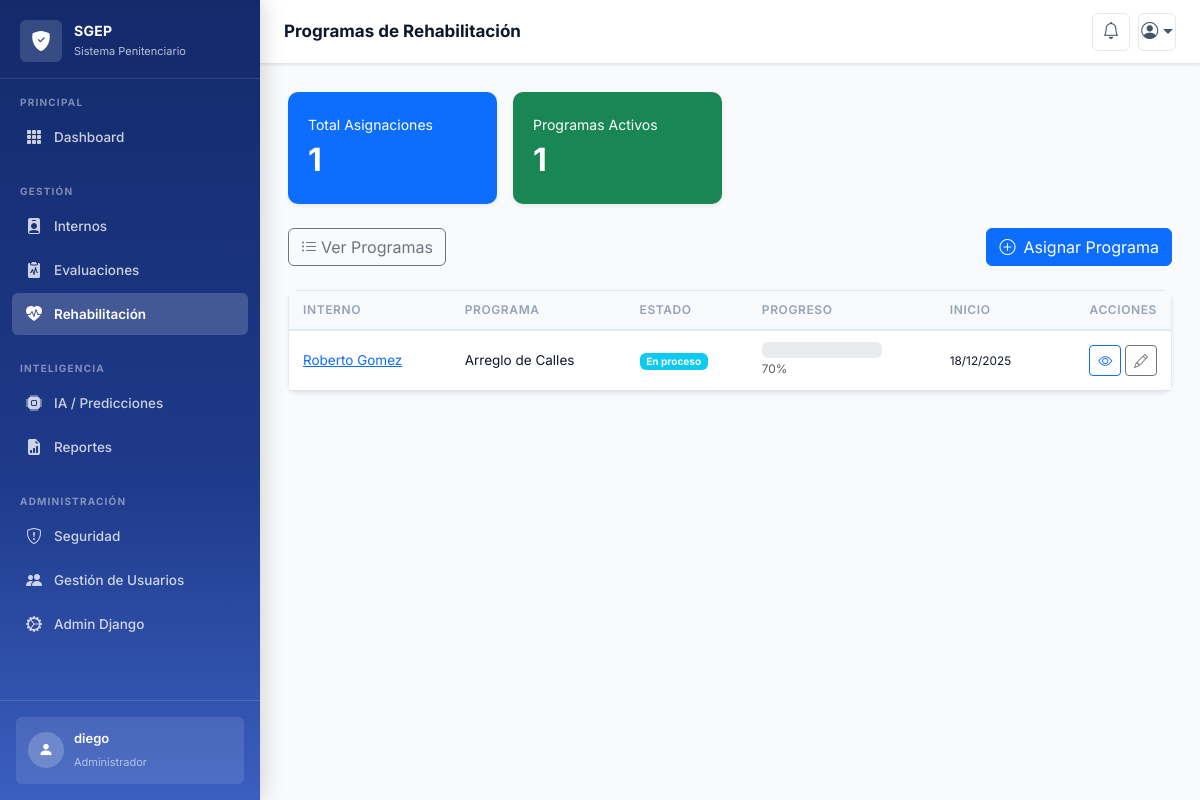
The app's page /rehabilitacion/ (signed in) with its own data.
### apps/auth_app/models.py (models this page shows, shortened)
class Usuario(AbstractUser):
    id = models.UUIDField(primary_key=True, default=uuid.uuid4, editable=False)
    cedula = models.CharField(max_length=20, unique=True, null=True, blank=True)
    rol = models.ForeignKey(Rol, on_delete=models.PROTECT, related_name='usuarios')
    activo = models.BooleanField(default=True)
    bloqueado = models.BooleanField(default=False)
    razon_bloqueo = models.TextField(blank=True)
    ultimo_login = models.DateTimeField(null=True, blank=True)
    ultimo_login_ip = models.GenericIPAddressField(null=True, blank=True)
    intentos_fallidos = models.IntegerField(default=0)
    fecha_desbloqueo = models.DateTimeField(null=True, blank=True)
    debe_cambiar_password = models.BooleanField(default=False)
    fecha_cambio_password = models.DateTimeField(auto_now=True)
    telefono = models.CharField(max_length=20, blank=True)
    especialidad = models.CharField(max_length=100, blank=True)  # Para psicólogos
    centro_penitenciario = models.CharField(max_length=200, blank=True)
    creado_por = models.CharField(max_length=100, default='sistema')
    USERNAME_FIELD = 'username'
    REQUIRED_FIELDS = ['email', 'rol_id']
    class Meta:
        db_table = 'usuarios'
        verbose_name = 'Usuario'
        verbose_name_plural = 'Usuarios'
        ordering = ['first_name', 'last_name']

class Rol(models.Model):
    ROLE_CHOICES = (
        ('administrador', 'Administrador'),
        ('psicologo', 'Psicólogo'),
        ('director', 'Director de Centro'),
        ('auditoria', 'Auditoría'),
    )
    id = models.UUIDField(primary_key=True, default=uuid.uuid4, editable=False)
    nombre = models.CharField(max_length=50, choices=ROLE_CHOICES, unique=True)
    descripcion = models.TextField(blank=True)
    activo = models.BooleanField(default=True)
    permisos = models.ManyToManyField(Permission, blank=True)
    creado_en = models.DateTimeField(auto_now_add=True)
    actualizado_en = models.DateTimeField(auto_now=True)
    creado_por = models.CharField(max_length=100, default='sistema')
    class Meta:
        db_table = 'roles'
        ordering = ['nombre']
        verbose_name = 'Rol'
        verbose_name_plural = 'Roles'
        permissions = (
            ('ver_usuarios', 'Puede ver usuarios'),
            ('crear_usuario', 'Puede crear usuarios'),
            ('editar_usuario', 'Puede editar usuarios'),
            ('eliminar_usuario', 'Puede eliminar usuarios'),
            ('ver_auditoria', 'Puede ver auditoría'),
        )

### apps/rehabilitacion_app/models.py (models this page shows, shortened)
class Rehabilitacion(models.Model):
    ESTADO_CHOICES = [
        ('pendiente', 'Pendiente'),
        ('en_proceso', 'En proceso'),
        ('completado', 'Completado'),
        ('abandonado', 'Abandonado'),
    ]
    id = models.UUIDField(primary_key=True, default=uuid.uuid4, editable=False)
    interno = models.ForeignKey(
        'internos_app.Interno',
        on_delete=models.CASCADE,
        related_name='rehabilitaciones',
        verbose_name='Interno'
    )
    programa = models.ForeignKey(
        ProgramaRehabilitacion,
        on_delete=models.PROTECT,
        related_name='asignaciones',
        null=True, blank=True,
        verbose_name='Programa'
    )
    estado = models.CharField(max_length=20, choices=ESTADO_CHOICES, default='pendiente', verbose_name='Estado')
    progreso = models.FloatField(default=0.0, verbose_name='Progreso (%)')
    observaciones = models.TextField(blank=True, verbose_name='Observaciones')
    fecha_inicio = models.DateField(default=timezone.now, verbose_name='Fecha de inicio')
    fecha_fin_prevista = models.DateField(null=True, blank=True, verbose_name='Fecha fin prevista')
    fecha_fin_real = models.DateField(null=True, blank=True, verbose_name='Fecha fin real')
    creado_en = models.DateTimeField(auto_now_add=True)
    actualizado_en = models.DateTimeField(auto_now=True)
    class Meta:
        db_table = 'rehabilitaciones'
        verbose_name = 'Rehabilitación'
        verbose_name_plural = 'Rehabilitaciones'
        ordering = ['-creado_en']

class ProgramaRehabilitacion(models.Model):
    TIPO_CHOICES = [
        ('educativo', 'Educativo'),
        ('laboral', 'Laboral'),
        ('psicologico', 'Psicológico'),
        ('deportivo', 'Deportivo'),
        ('artistico', 'Artístico'),
    ]
    id = models.UUIDField(primary_key=True, default=uuid.uuid4, editable=False)
    nombre = models.CharField(max_length=200, verbose_name='Nombre del programa')
    tipo = models.CharField(max_length=20, choices=TIPO_CHOICES, verbose_name='Tipo')
    descripcion = models.TextField(blank=True, verbose_name='Descripción')
    duracion_dias = models.PositiveIntegerField(default=30, verbose_name='Duración (días)')
    activo = models.BooleanField(default=True, verbose_name='Activo')
    creado_en = models.DateTimeField(auto_now_add=True)
    actualizado_en = models.DateTimeField(auto_now=True)
    class Meta:
        db_table = 'programas_rehabilitacion'
        verbose_name = 'Programa de rehabilitación'
        verbose_name_plural = 'Programas de rehabilitación'
        ordering = ['nombre']

### apps/internos_app/models.py (models this page shows, shortened)
class Interno(models.Model):
    ESTADO_CHOICES = [
        ('procesado', 'Procesado'),
        ('condenado', 'Condenado'),
        ('liberado', 'Liberado'),
        ('traslado', 'Trasladado'),
    ]
    SEXO_CHOICES = [
        ('M', 'Masculino'),
        ('F', 'Femenino'),
        ('O', 'Otro'),
    ]
    id = models.UUIDField(primary_key=True, default=uuid.uuid4, editable=False)
    nombre = models.CharField(max_length=100, verbose_name='Nombre')
    apellido = models.CharField(max_length=100, verbose_name='Apellido')
    cedula = models.CharField(max_length=20, unique=True, verbose_name='Cédula de identidad')
    fecha_nacimiento = models.DateField(null=True, blank=True, verbose_name='Fecha de nacimiento')
    sexo = models.CharField(max_length=1, choices=SEXO_CHOICES, default='M', verbose_name='Sexo')
    estado = models.CharField(max_length=20, choices=ESTADO_CHOICES, default='procesado', verbose_name='Estado')
    delito = models.CharField(max_length=255, blank=True, verbose_name='Delito imputado')
    fecha_ingreso = models.DateTimeField(default=timezone.now, verbose_name='Fecha de ingreso')
    fecha_registro = models.DateTimeField(auto_now_add=True, verbose_name='Fecha de registro')
    fecha_liberacion_prevista = models.DateField(null=True, blank=True, verbose_name='Fecha de liberación prevista')
    centro_penitenciario = models.CharField(max_length=200, blank=True, verbose_name='Centro penitenciario')
    celda = models.CharField(max_length=20, blank=True, verbose_name='Celda')
    observaciones = models.TextField(blank=True, verbose_name='Observaciones')
    activo = models.BooleanField(default=True, verbose_name='Activo')
    eliminado_en = models.DateTimeField(null=True, blank=True, verbose_name='Eliminado en')
    creado_en = models.DateTimeField(auto_now_add=True)
    actualizado_en = models.DateTimeField(auto_now=True)
    class Meta:
        db_table = 'internos'
        verbose_name = 'Interno'
        verbose_name_plural = 'Internos'
        ordering = ['apellido', 'nombre']
        indexes = [
            models.Index(fields=['cedula']),
            models.Index(fields=['estado']),
        ]
    def nombre_completo(self) -> str:
        return f"{self.nombre} {self.apellido}"

### apps/rehabilitacion_app/views.py (the view)
# urls.py: path('', views.RehabilitacionListWebView.as_view(), name='lista'),
class RehabilitacionListWebView(LoginRequiredMixin, View):
    def get(self, request):
        qs = Rehabilitacion.objects.all().select_related('interno', 'programa')
        estado = request.GET.get('estado', '')
        if estado:
            qs = qs.filter(estado=estado)
        qs = qs.order_by('-creado_en')
        paginator = Paginator(qs, 20)
        page = paginator.get_page(request.GET.get('page'))
        return render(request, 'rehabilitacion/lista.html', {
            'titulo': 'Programas de Rehabilitación',
            'rehabilitaciones': page,
            'estado_filter': estado,
            'estado_choices': Rehabilitacion.ESTADO_CHOICES,
            'total': Rehabilitacion.objects.count(),
            'programas': ProgramaRehabilitacion.objects.filter(activo=True).count(),
        })

### templates/rehabilitacion/lista.html (shortened to what this page needs)
{% extends 'base.html' %}
{% block page_title %}Programas de Rehabilitación{% endblock %}
{% block content %}
<div class="row g-3 mb-4">
  <div class="col-md-6 col-lg-3">
    <div class="card shadow-sm border-0 bg-primary text-white"><div class="card-body"><small>Total Asignaciones</small><div class="fs-2 fw-bold">{{ total }}</div></div></div>
  </div>
  <div class="col-md-6 col-lg-3">
    <div class="card shadow-sm border-0 bg-success text-white"><div class="card-body"><small>Programas Activos</small><div class="fs-2 fw-bold">{{ programas }}</div></div></div>
  </div>
</div>
<div class="d-flex justify-content-between align-items-center mb-4">
  <div class="d-flex gap-2">
    <a href="{% url 'rehabilitacion:programas' %}" class="btn btn-outline-secondary"><i class="bi bi-list-ul me-1"></i>Ver Programas</a>
  </div>
  <a href="{% url 'rehabilitacion:crear' %}" class="btn btn-primary"><i class="bi bi-plus-circle me-2"></i>Asignar Programa</a>
</div>
<div class="card shadow-sm">
  <div class="card-body p-0">
    {% if rehabilitaciones %}
    <div class="table-responsive">
      <table class="table table-hover align-middle mb-0">
        <thead class="table-light">
          <tr><th>Interno</th><th>Programa</th><th>Estado</th><th>Progreso</th><th>Inicio</th><th class="text-end">Acciones</th></tr>
        </thead>
        <tbody>
          {% for r in rehabilitaciones %}
          <tr>
            <td><a href="{% url 'internos:detalle' r.interno.pk %}">{{ r.interno.nombre_completo }}</a></td>
            <td>{% if r.programa %}{{ r.programa.nombre }}{% else %}—{% endif %}</td>
            <td>
              {% if r.estado == 'completado' %}<span class="badge bg-success">Completado</span>
              {% elif r.estado == 'en_proceso' %}<span class="badge bg-info">En proceso</span>
              {% elif r.estado == 'abandonado' %}<span class="badge bg-danger">Abandonado</span>
              {% else %}<span class="badge bg-warning text-dark">Pendiente</span>{% endif %}
            </td>
            <td>
              <div class="progress" style="width:120px">
              </div>
              <small class="text-muted">{{ r.progreso|floatformat:0 }}%</small>
            </td>
            <td><small>{{ r.fecha_inicio|date:"d/m/Y" }}</small></td>
            <td class="text-end">
              <a href="{% url 'rehabilitacion:detalle' r.pk %}" class="btn btn-sm btn-outline-primary"><i class="bi bi-eye"></i></a>
              <a href="{% url 'rehabilitacion:editar' r.pk %}" class="btn btn-sm btn-outline-secondary"><i class="bi bi-pencil"></i></a>
            </td>
          </tr>
          {% endfor %}
        </tbody>
      </table>
    </div>
    {% else %}
    <div class="text-center py-5 text-muted"><i class="bi bi-heart-pulse fs-1 d-block mb-3 opacity-25"></i><p>No hay asignaciones registradas.</p></div>
    {% endif %}
  </div>
</div>
{% endblock %}

### templates/base.html (shortened to what this page needs)
<!DOCTYPE html>
<html lang="es" data-bs-theme="light">
<head>
    <link href="https://cdn.jsdelivr.net/npm/bootstrap@5.3.2/dist/css/bootstrap.min.css" rel="stylesheet">
    <link href="https://cdn.jsdelivr.net/npm/bootstrap-icons@1.11.3/font/bootstrap-icons.min.css" rel="stylesheet">
</head>
<body>
<aside class="sidebar" id="sidebar">
    <a href="{% url 'home' %}" class="sidebar-brand">
        <div class="sidebar-brand-icon">
            <i class="bi bi-shield-fill-check"></i>
        </div>
        <div class="sidebar-brand-text">
            <span>SGEP</span>
            <small>Sistema Penitenciario</small>
        </div>
    </a>
    <div class="sidebar-section">
        <div class="sidebar-section-title">Principal</div>
        <nav>
            <div class="nav-item-side">
                <a href="{% url 'dashboard:index' %}"
                   class="nav-link-side {% if request.resolver_match.namespace == 'dashboard' %}active{% endif %}">
                    <i class="bi bi-grid-3x3-gap-fill"></i> Dashboard
                </a>
            </div>
        </nav>
    </div>
    <div class="sidebar-section">
        <div class="sidebar-section-title">Gestión</div>
        <nav>
            <div class="nav-item-side">
                <a href="{% url 'internos:lista' %}"
                   class="nav-link-side {% if request.resolver_match.namespace == 'internos' %}active{% endif %}">
                    <i class="bi bi-person-badge-fill"></i> Internos
                </a>
            </div>
            <div class="nav-item-side">
                <a href="{% url 'evaluaciones:lista' %}"
                   class="nav-link-side {% if request.resolver_match.namespace == 'evaluaciones' %}active{% endif %}">
                    <i class="bi bi-clipboard2-pulse-fill"></i> Evaluaciones
                </a>
            </div>
            <div class="nav-item-side">
                <a href="{% url 'rehabilitacion:lista' %}"
                   class="nav-link-side {% if request.resolver_match.namespace == 'rehabilitacion' %}active{% endif %}">
                    <i class="bi bi-heart-pulse-fill"></i> Rehabilitación
                </a>
            </div>
        </nav>
    </div>
    <div class="sidebar-section">
        <div class="sidebar-section-title">Inteligencia</div>
        <nav>
            <div class="nav-item-side">
                <a href="{% url 'ia:lista' %}"
                   class="nav-link-side {% if request.resolver_match.namespace == 'ia' %}active{% endif %}">
                    <i class="bi bi-cpu-fill"></i> IA / Predicciones
                </a>
            </div>
            <div class="nav-item-side">
                <a href="{% url 'reportes:lista' %}"
                   class="nav-link-side {% if request.resolver_match.namespace == 'reportes' %}active{% endif %}">
                    <i class="bi bi-file-earmark-bar-graph-fill"></i> Reportes
                </a>
            </div>
        </nav>
    </div>
    <div class="sidebar-section">
        <div class="sidebar-section-title">Administración</div>
        <nav>
            <div class="nav-item-side">
                <a href="{% url 'seguridad:log-list' %}"
                   class="nav-link-side {% if request.resolver_match.namespace == 'seguridad' %}active{% endif %}">
                    <i class="bi bi-shield-exclamation"></i> Seguridad
                </a>
            </div>
            {% if user.is_superuser %}
            <div class="nav-item-side">
                <a href="{% url 'auth:usuarios_lista' %}"
                   class="nav-link-side {% if request.resolver_match.url_name and 'usuario' in request.resolver_match.url_name %}active{% endif %}">
                    <i class="bi bi-people-fill"></i> Gestión de Usuarios
                </a>
            </div>
            {% endif %}
            <div class="nav-item-side">
                <a href="{% url 'admin:index' %}" class="nav-link-side" target="_blank">
                    <i class="bi bi-gear-wide-connected"></i> Admin Django
                </a>
            </div>
        </nav>
    </div>
    <div class="sidebar-user">
        {% if user.is_authenticated %}
        <div class="sidebar-user-card">
            <div class="sidebar-user-avatar">
                <i class="bi bi-person-fill"></i>
            </div>
            <div class="sidebar-user-info">
                <span>{{ user.get_full_name|default:user.username }}</span>
                <small>
                    {% if user.rol %}{{ user.rol.get_nombre_display }}{% else %}Usuario{% endif %}
                </small>
            </div>
        </div>
        {% endif %}
    </div>
</aside>
<header class="topbar">
    <div class="topbar-title">
        {% block page_title %}Panel de Control{% endblock %}
    </div>
    <div class="topbar-actions">
        <button class="topbar-btn" title="Notificaciones" aria-label="Notificaciones">
            <i class="bi bi-bell"></i>
        </button>
        {% if user.is_authenticated %}
        <div class="dropdown">
            <button class="topbar-btn dropdown-toggle" data-bs-toggle="dropdown" aria-expanded="false" aria-label="Menú de usuario">
                <i class="bi bi-person-circle"></i>
            </button>
        </div>
        {% endif %}
    </div>
</header>
<main class="main-content">
    <div class="page-body">
        {% block content %}{% endblock %}
    </div>
</main>
</body>
</html>

### records on screen
Usuario: get_full_name "diego", rol.nombre "Administrador"
Rehabilitacion: interno.nombre_completo "Roberto Gomez", programa.nombre "Arreglo de Calles", estado "En proceso", progreso "70", fecha_inicio "18/12/2025"

### other values on screen
{{ total }} "1"
{{ programas }} "1"
